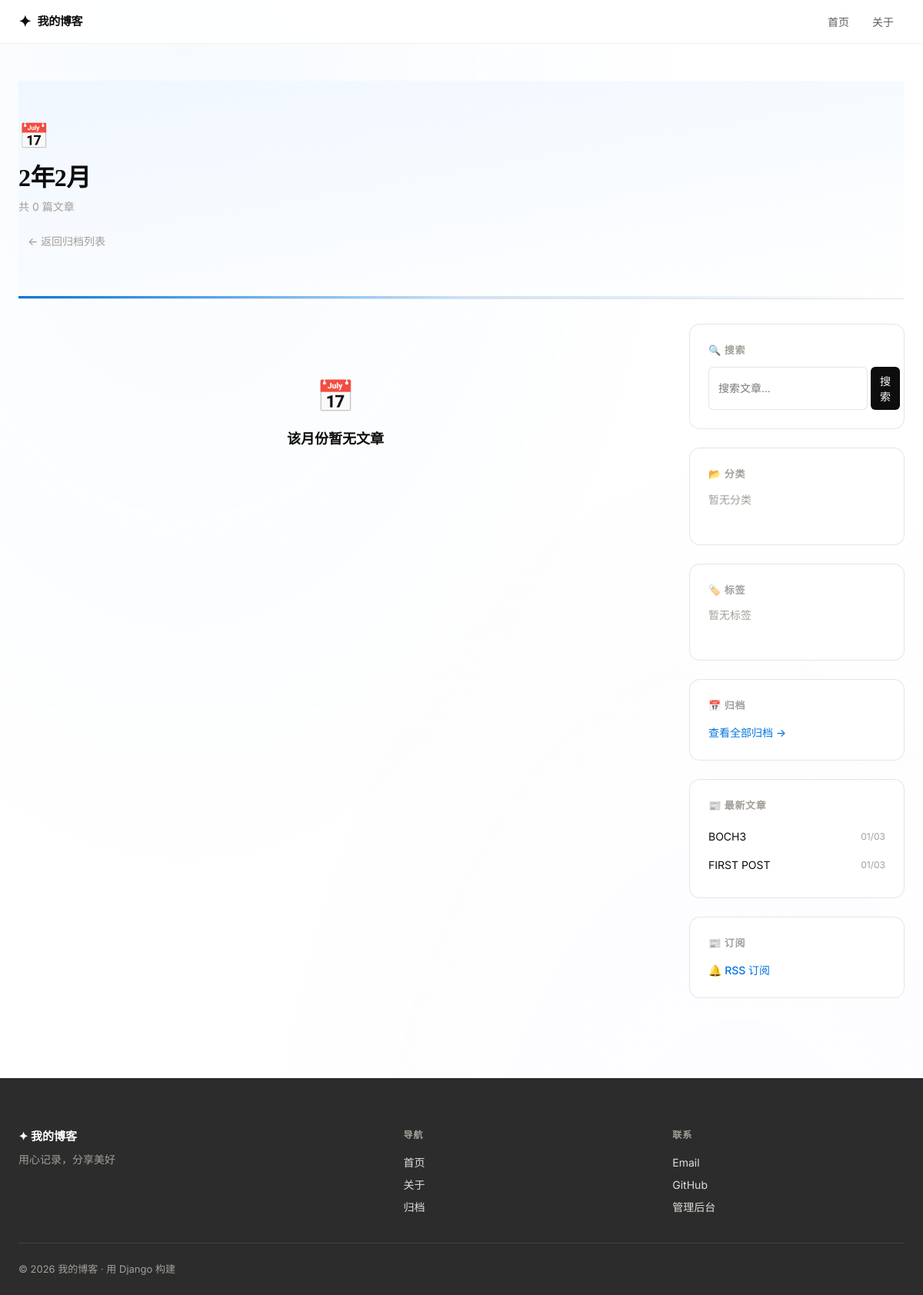
Before: /archives/2/2/ with the older database file.
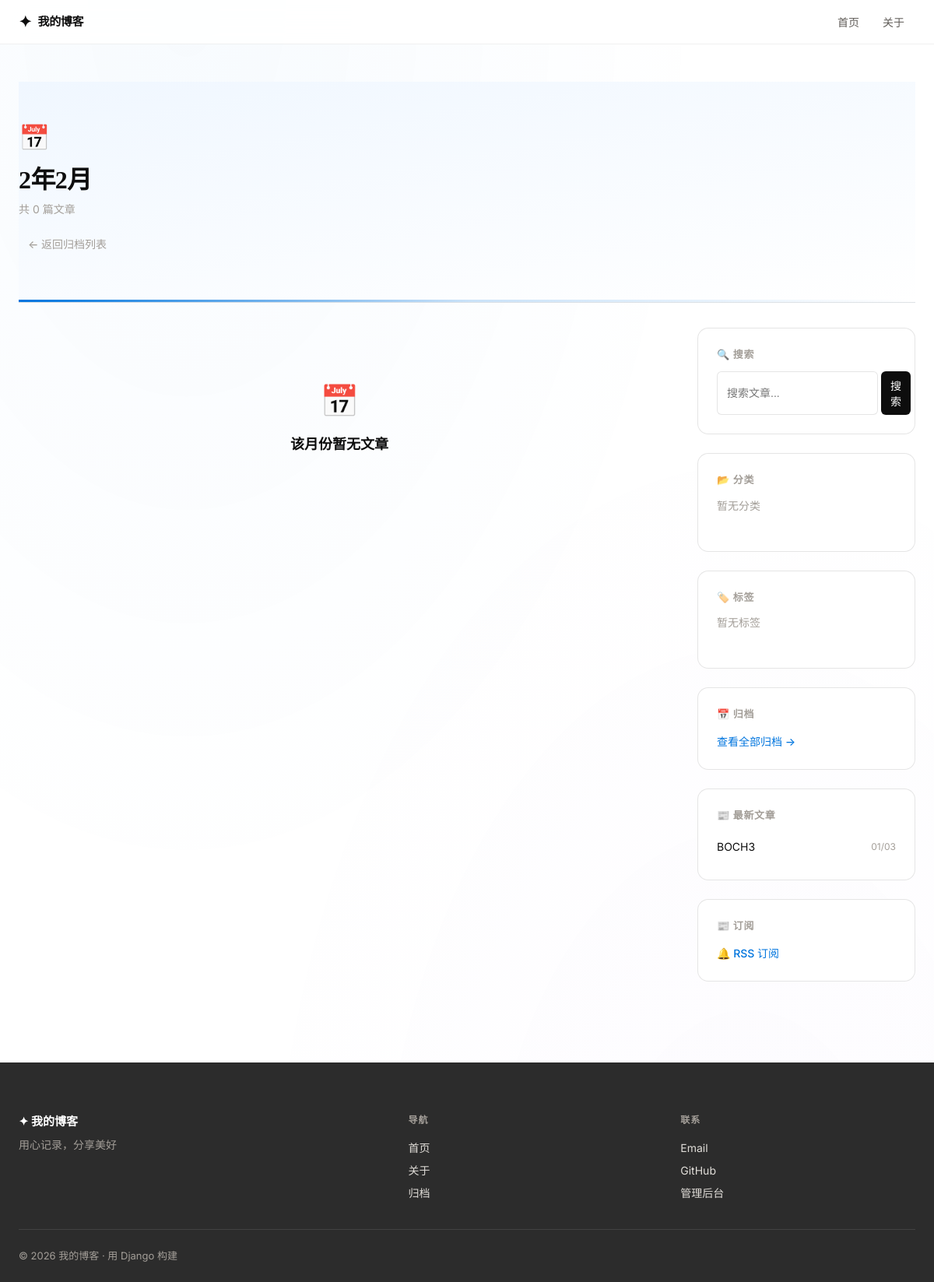
After: the same page with the newer database file.
### blog/models.py (models this page shows, shortened)
class Post(models.Model):
    title = models.CharField(max_length=200, verbose_name="标题")
    slug = models.SlugField(max_length=200, unique=True, blank=True, verbose_name="URL标识")
    excerpt = models.TextField(max_length=500, blank=True, verbose_name="文章摘要")
    content = models.TextField(verbose_name="正文内容")
    author = models.ForeignKey(
        User,
        on_delete=models.CASCADE,
        verbose_name="作者"
    )
    category = models.ForeignKey(
        Category,
        on_delete=models.SET_NULL,
        null=True,
        blank=True,
        related_name='posts',
        verbose_name="分类"
    )
    tags = models.ManyToManyField(
        Tag,
        blank=True,
        related_name='posts',
        verbose_name="标签"
    )
    created_at = models.DateTimeField(auto_now_add=True, verbose_name="创建时间")
    updated_at = models.DateTimeField(auto_now=True, verbose_name="更新时间")
    is_published = models.BooleanField(default=True, verbose_name="是否发布")
    views = models.PositiveIntegerField(default=0, verbose_name="浏览次数")
    cover_image = models.ImageField(
        upload_to='covers/%Y/%m/',
        blank=True,
        null=True,
        verbose_name="封面图片"
    )
    class Meta:
        verbose_name = "文章"
        verbose_name_plural = "文章"
        ordering = ['-created_at']

### blog/views.py (the view)
# urls.py: path('archives/<int:year>/<int:month>/', views.archive_month, name='archive_month'),
def archive_month(request, year, month):
    posts_queryset = (
        Post.objects.filter(
            is_published=True,
            created_at__year=year,
            created_at__month=month
        )
        .select_related('author', 'category')
        .prefetch_related('tags')
    )
    paginator = Paginator(posts_queryset, 10)
    page_number = request.GET.get('page', 1)
    posts = paginator.get_page(page_number)
    context = {
        'posts': posts,
        'year': year,
        'month': month,
    }
    return render(request, 'blog/archive_month.html', context)

### blog/context_processors.py (called while the page is built)
def sidebar_context(request):
    try:
        context = get_sidebar_context()
    except Exception:
        context = {
            "categories": [],
            "tags": [],
            "recent_posts": [],
        }
    context["q"] = request.GET.get("q", "").strip()
    return context

### blog/sidebar.py (called while the page is built)
def get_sidebar_context(*, exclude_post_id=None):
    categories = Category.objects.annotate(
        post_count=Count("posts", filter=Q(posts__is_published=True))
    )
    tags = Tag.objects.all()
    recent_posts_qs = Post.objects.filter(is_published=True)
    if exclude_post_id is not None:
        recent_posts_qs = recent_posts_qs.exclude(pk=exclude_post_id)
    recent_posts = recent_posts_qs[:5]
    return {
        "categories": categories,
        "tags": tags,
        "recent_posts": recent_posts,
    }

### templates/blog/archive_month.html (shortened to what this page needs)
{% extends 'base.html' %}
{% block content %}
<div class="page-header archive-header">
    <div class="page-header-content">
        <span class="page-header-icon">📅</span>
        <h1 class="page-header-title">{{ year }}年{{ month }}月</h1>
        <p class="page-header-count">共 {{ posts.paginator.count }} 篇文章</p>
        <a href="{% url 'blog:archives' %}" class="back-link" style="margin-top: 16px; display: inline-block;">←
            返回归档列表</a>
    </div>
</div>
<div class="content-wrapper">
    <section class="posts-section">
        {% if posts %}
        <div class="posts-grid">
            {% for post in posts %}
            <article class="post-card">
                {% if post.cover_image %}
                <div class="post-card-image">
                    <img src="{{ post.cover_image.url }}" alt="{{ post.title }}">
                </div>
                {% endif %}
                <div class="post-card-header">
                    {% if post.category %}
                    <a href="{% url 'blog:category_posts' post.category.slug %}" class="post-category">
                        {{ post.category.name }}
                    </a>
                    {% endif %}
                    <span class="post-views">👁 {{ post.views }}</span>
                </div>
                <div class="post-card-content">
                    <h3 class="post-title">
                        <a href="{% url 'blog:post_detail' post.slug %}">{{ post.title }}</a>
                    </h3>
                    <p class="post-excerpt">{{ post.excerpt|truncatechars:120 }}</p>
                </div>
                <div class="post-card-footer">
                    <div class="post-meta">
                        <span class="post-author">👤 {{ post.author.username }}</span>
                        <span class="post-date">📅 {{ post.created_at|date:"Y/m/d" }}</span>
                    </div>
                    <a href="{% url 'blog:post_detail' post.slug %}" class="read-more">阅读 →</a>
                </div>
            </article>
            {% endfor %}
        </div>
        {% if posts.has_other_pages %}
        <nav class="pagination">
            {% if posts.has_previous %}
            <a href="?page={{ posts.previous_page_number }}" class="page-link">← 上一页</a>
            {% endif %}
            <div class="page-numbers">
                {% for num in posts.paginator.page_range %}
                {% if posts.number == num %}
                <span class="page-link current">{{ num }}</span>
                {% elif num > posts.number|add:'-3' and num < posts.number|add:'3' %} <a href="?page={{ num }}"
                    class="page-link">{{ num }}</a>
                    {% endif %}
                    {% endfor %}
            </div>
            {% if posts.has_next %}
            <a href="?page={{ posts.next_page_number }}" class="page-link">下一页 →</a>
            {% endif %}
        </nav>
        {% endif %}
        {% else %}
        <div class="empty-state">
            <p class="empty-icon">📅</p>
            <p class="empty-text">该月份暂无文章</p>
        </div>
        {% endif %}
    </section>
    {% include 'blog/sidebar.html' %}
</div>
{% endblock %}

### templates/blog/sidebar.html
<aside class="sidebar">
    <div class="sidebar-widget search-widget">
        <h3 class="widget-title">🔍 搜索</h3>
        <form class="search-box" method="get" action="{% url 'blog:search' %}">
            <input type="text" name="q" value="{{ query|default:'' }}" placeholder="搜索文章..." class="search-input">
            <button type="submit" class="search-btn">搜索</button>
        </form>
    </div>
    <div class="sidebar-widget categories-widget">
        <h3 class="widget-title">📂 分类</h3>
        <ul class="category-list">
            {% for cat in categories %}
            <li>
                <a href="{% url 'blog:category_posts' cat.slug %}"
                    class="category-link {% if category.slug == cat.slug %}active{% endif %}">
                    <span class="category-name">{{ cat.name }}</span>
                    <span class="category-count">{{ cat.post_count }}</span>
                </a>
            </li>
            {% empty %}
            <li class="empty-hint">暂无分类</li>
            {% endfor %}
        </ul>
    </div>
    <div class="sidebar-widget tags-widget">
        <h3 class="widget-title">🏷️ 标签</h3>
        <div class="tag-cloud">
            {% for t in tags %}
            <a href="{% url 'blog:tag_posts' t.slug %}" class="tag-item {% if tag.slug == t.slug %}active{% endif %}">
                {{ t.name }}
            </a>
            {% empty %}
            <span class="empty-hint">暂无标签</span>
            {% endfor %}
        </div>
    </div>
    <div class="sidebar-widget archive-widget">
        <h3 class="widget-title">📅 归档</h3>
        <a href="{% url 'blog:archives' %}" class="archive-link">查看全部归档 →</a>
    </div>
    <div class="sidebar-widget recent-widget">
        <h3 class="widget-title">📰 最新文章</h3>
        <ul class="recent-posts">
            {% for p in recent_posts %}
            <li>
                <a href="{% url 'blog:post_detail' p.slug %}" class="recent-post-link">
                    <span class="recent-post-title">{{ p.title|truncatechars:25 }}</span>
                    <span class="recent-post-date">{{ p.created_at|date:"m/d" }}</span>
                </a>
            </li>
            {% empty %}
            <li class="empty-hint">暂无文章</li>
            {% endfor %}
        </ul>
    </div>
    <div class="sidebar-widget rss-widget">
        <h3 class="widget-title">📰 订阅</h3>
        <a href="{% url 'blog:feed' %}" class="rss-link" target="_blank">
            🔔 RSS 订阅
        </a>
    </div>
</aside>

Changed rows visible on the page:
removed Post: title "FIRST POST", created_at "01/03"
